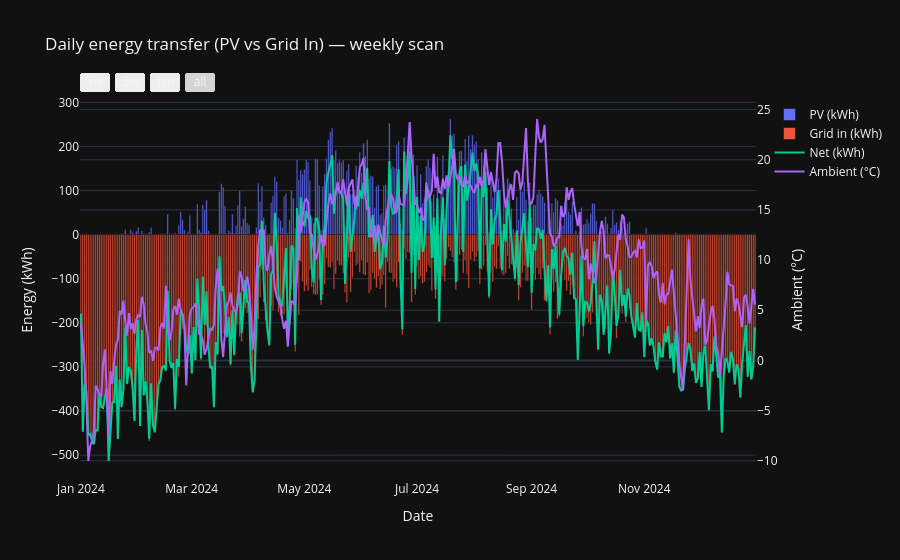

Here is the notebook cell this chart was saved with:
### Code cell
# Daily energy + weekly scan (uses existing systems, pd, go, TZ)
import plotly.graph_objects as go

# 1) Index → local-naive
t = pd.to_datetime(systems.index)
if getattr(t, "tz", None) is not None:
    t = t.tz_convert(TZ).tz_localize(None)
sys_ = systems.copy()
sys_.index = t

# 2) Column bindings (edit if different)
prod_col = "Produktion"          # PV production (assumed kWh per interval)
grid_in_col = "El kWh"           # Grid import (kWh per interval)
temp_col = "Utomhustemperatur"   # Ambient °C (optional)

# 3) Daily aggregates (kWh/day, °C/day)
prod_kwh_d     = sys_[prod_col].resample("D").sum().rename("PV (kWh)")
grid_in_kwh_d  = sys_[grid_in_col].resample("D").sum().rename("Grid in (kWh)")
temp_c_d       = (sys_[temp_col].resample("D").mean().rename("Ambient (°C)")
                  if temp_col in sys_.columns else None)
net_kwh_d      = (prod_kwh_d - grid_in_kwh_d).rename("Net (kWh)")  # proxy: export minus import (may differ from true feed-in)

# 4) Plot: bars (prod/import), net line, temp on y2; weekly range buttons
fig_weekly = go.Figure()
fig_weekly.add_bar(x=prod_kwh_d.index,    y=prod_kwh_d.values,    name=prod_kwh_d.name)
fig_weekly.add_bar(x=grid_in_kwh_d.index, y=-grid_in_kwh_d.values, name="Grid in (kWh)")  # negative to stack below zero
fig_weekly.add_scatter(x=net_kwh_d.index, y=net_kwh_d.values, name=net_kwh_d.name, mode="lines")
if temp_c_d is not None:
    fig_weekly.add_scatter(x=temp_c_d.index, y=temp_c_d.values, name=temp_c_d.name, mode="lines", yaxis="y2")

fig_weekly.update_layout(
    title="Daily energy transfer (PV vs Grid In) — weekly scan",
    barmode="relative", hovermode="x unified",
    xaxis=dict(
        title="Date",
        rangeselector=dict(buttons=[
            dict(count=7,  step="day",   label="1w", stepmode="backward"),
            dict(count=14, step="day",   label="2w", stepmode="backward"),
            dict(count=1,  step="month", label="1m", stepmode="backward"),
            dict(step="all")
        ]),
        rangeslider=dict(visible=False),
    ),
    yaxis=dict(title="Energy (kWh)"),
    yaxis2=(dict(title="Ambient (°C)", overlaying="y", side="right") if temp_c_d is not None else None),
)
fig_weekly.show()

### Figure 1 — Plotly figure (JSON) as saved in the notebook; plotly's stock layout.template omitted (floating-point values rounded to 4 significant figures; data arrays with more than 128 entries replaced by an {"elided": "..."} marker saying what was removed)
{"data": [{"name": "PV (kWh)", "type": "bar", "x": {"elided": "366 str values"}, "y": {"elided": "366 float values"}}, {"name": "Grid in (kWh)", "type": "bar", "x": {"elided": "366 str values"}, "y": {"elided": "366 float values"}}, {"mode": "lines", "name": "Net (kWh)", "type": "scatter", "x": {"elided": "366 str values"}, "y": {"elided": "366 float values"}}, {"mode": "lines", "name": "Ambient (°C)", "type": "scatter", "x": {"elided": "366 str values"}, "y": {"elided": "366 float values"}, "yaxis": "y2"}], "layout": {"barmode": "relative", "hovermode": "x unified", "title": {"text": "Daily energy transfer (PV vs Grid In) — weekly scan"}, "xaxis": {"rangeselector": {"buttons": [{"count": 7, "label": "1w", "step": "day", "stepmode": "backward"}, {"count": 14, "label": "2w", "step": "day", "stepmode": "backward"}, {"count": 1, "label": "1m", "step": "month", "stepmode": "backward"}, {"step": "all"}]}, "rangeslider": {"visible": false}, "title": {"text": "Date"}}, "yaxis": {"title": {"text": "Energy (kWh)"}}, "yaxis2": {"overlaying": "y", "side": "right", "title": {"text": "Ambient (°C)"}}}}
